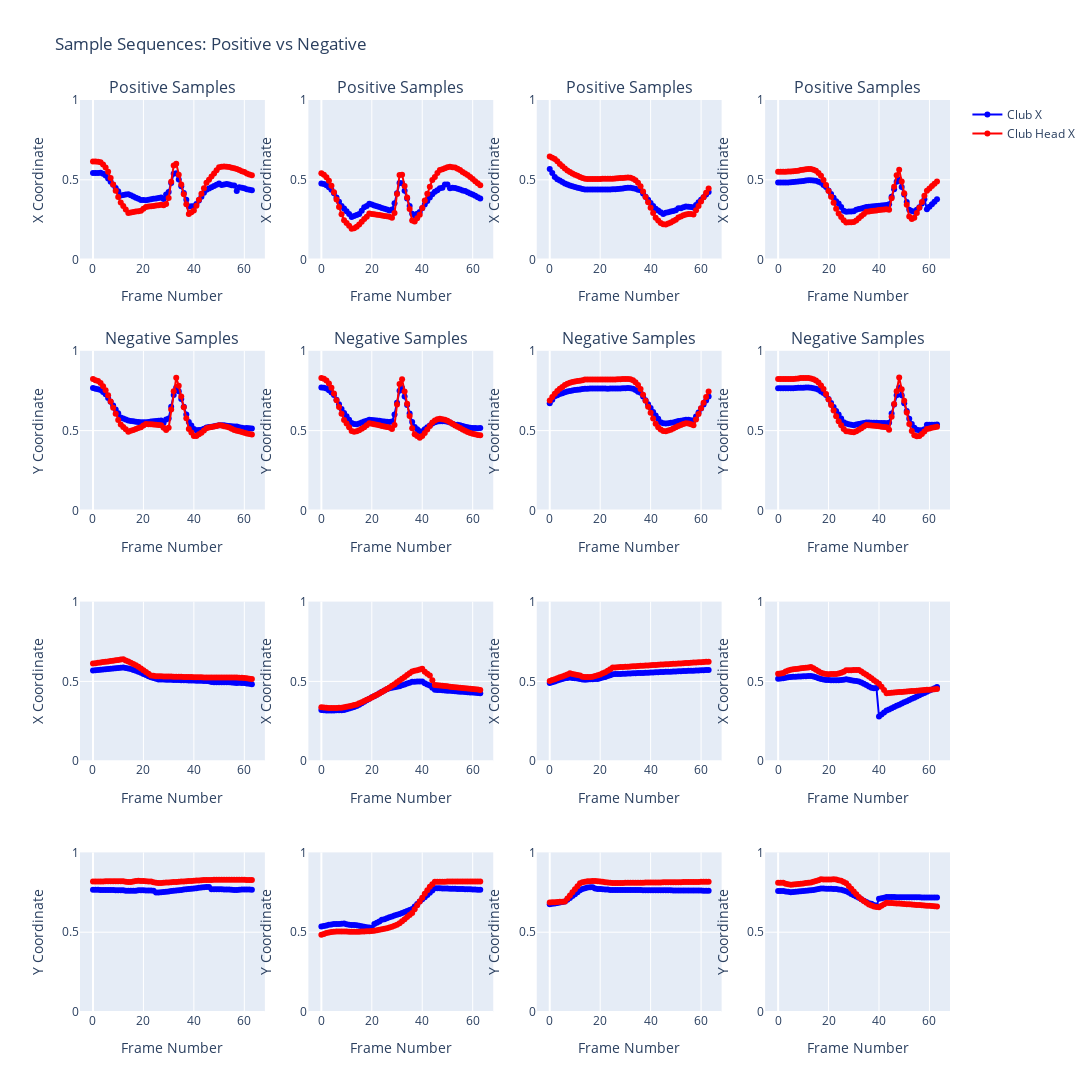

Notebook cell for this chart:
### Code cell
# Usage
video_name = "IMG_3515"
sequences, labels = process_video(
    f"predictions/{video_name}_predictions.jsonl",
    f"swing_intervals/{video_name}_swing_intervals.json"
)

print(f"Sequences shape: {sequences.shape}")
print(f"Labels shape: {labels.shape}")
print(f"Positive samples: {sum(labels)}")
assert np.all((sequences >= 0) & (sequences <= 1)), "Some values are not between 0 and 1"

# Usage
plot_sample_sequences(sequences, labels, num_samples=4)
